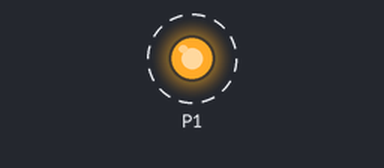
Simulated run of this program. Board: BBC micro:bit running MicroPython. Shown: output pins drawn as LEDs (lit = HIGH). Dashed ring = blinking.

Above: at 0.5 s.
Timing chart, 0 to 4.6 s (numbered marks = the images above):
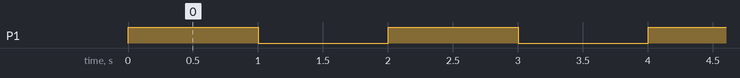

The program:

2-1.py
```python
# Imports go at the top
from microbit import *


# Code in a 'while True:' loop repeats forever
while True:
    # display.show(Image("00300:" "03630:" "36963:" "03630:" "00300"))
    pin1.write_digital(1)
    sleep(1000)
    pin1.write_digital(0)
    sleep(1000)
```

Measured:
- by itself, P1: alternates HIGH for 1.0 s and LOW for 1.0 s
